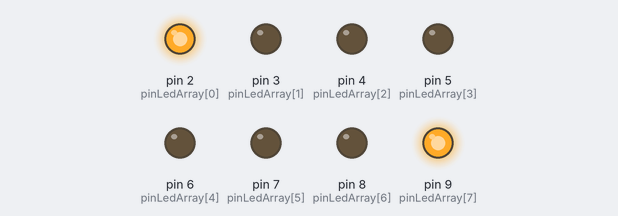
This sketch was run on a simulated Arduino Uno, built with avr-gcc and run on an emulated ATmega328P. On the bench: output pins drawn as LEDs (lit = HIGH).

Above: at 0.1 s.
Timing chart, 0 to 1.6 s (numbered marks = the images above):
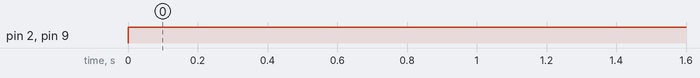

Measured:
- by itself, pin 2 (pinLedArray[0]), pin 9 (pinLedArray[7]): LOW → HIGH at 0.00 s

The sketch:

led_blink_pattern.ino
```cpp
/* draws a pattern over 8 LEDs connected from pin 2 to 9
 *  through 330ohm resistors each.
 *  The LEDs are lit in the following pattern
 * 01           * _ _ _ _ _ _ *
 * 02           _ * _ _ _ _ * _
 * 03           _ _ * _ _ * _ _
 * 04           _ _ _ * * _ _ _
 * 05           _ _ _ * * _ _ _
 * 06           _ _ * * * * _ _
 * 07           _ * * * * * * _
 * 08           * * * * * * * *
 * 09           * * * _ _ * * *
 * 10           * * _ _ _ _ * *
 * 11           * _ _ _ _ _ _ *
 * 12           _ _ _ _ _ _ _ _
 *
 */

const int pinLedArray[] = {2, 3, 4, 5, 6, 7, 8, 9};
int ledState[] = {HIGH, LOW, LOW, LOW};
int count = 0;
byte pattern = 0b1000001;

void setup() {
  // put your setup code here, to run once:
  for(int i=0; i<8; i++){
      pinMode(pinLedArray[i], OUTPUT);
  }
}

void loop() {
  // put your main code here, to run repeatedly:
  count = (count++)%12;
  if (count == 0){
    pattern = 0b0000001;
  }
  else if (count < 4){
    pattern = pattern << 1;
  }
  else if(count < 8){
    pattern = 0b1000 + (pattern >> 1);
  }
  else{
    pattern = pattern >> 1;
  }
  byte temp = pattern;
  for (int i=0; i<4; i++){
    ledState[i] = temp%2;
    temp = temp >> 1;
    digitalWrite(pinLedArray[i], ledState[i]);
    digitalWrite(pinLedArray[7-i], ledState[i]);
  }
  delay(1000);

  /* Another method of making this pattern
    // phase 1: reset all LEDs
    for(int i=0; i<8; i++){
        digitalWrite(pinLedArray[i], LOW);
    }
    delay(500);
    // phase 2: collision - lights approaching each other
    for (int j=0; j<4; j++){
      for(int i=0; i<8; i++){
        if (i==j || i==(7-j)){
          digitalWrite(pinLedArray[i], HIGH);
        }
        else{
          digitalWrite(pinLedArray[i], LOW);
        }
      }
      delay(1000);
    }
    // phase 3: explosion - LEDs lighting from center outwards
    for (int j=3; j>=0; j++){
      for(int i=0; i<8; i++){
        if (i>=j && i<=(7-j)){
          digitalWrite(pinLedArray[i], HIGH);
        }
        else{
          digitalWrite(pinLedArray[i], LOW);
        }
      }
      delay(1000);
    }
    // phase 4: extinguish - LEDs dying out from center outwards
    for (int j=3; j>=0; j++){
      for(int i=0; i<8; i++){
        if (i>=j && i<=(7-j)){
          digitalWrite(pinLedArray[i], LOW);
        }
        else{
          digitalWrite(pinLedArray[i], HIGH);
        }
      }
      delay(1000);
    }
   */

  /* Yet another way to do the same
   *  for(int i=1; i<=12; i++){
        if (i==12){
          ledState[0] = !ledState[0];
          digitalWrite(pinLedArray[0], ledState[0]);
          digitalWrite(pinLedArray[7], ledState[0]));
        }
        else if(i<4){
          ledState[i] = !ledState[i];
          digitalWrite(pinLedArray[i], ledState[i]);
          digitalWrite(pinLedArray[7-i], ledState[i]));
          ledState[i-1] = !ledState[i-1];
          digitalWrite(pinLedArray[i-1], ledState[i-1]));
          digitalWrite(pinLedArray[8-i], ledState[i-1]));
        }
        else if(i>4){
          j = 3 - i%4;
          ledState[j] = !ledState[j];
          digitalWrite(pinLedArray[j], ledState[j]));
          digitalWrite(pinLedArray[7-j], ledState[j]));
        }
        delay(500);
      }
   */

  /* Yet another and better way
    count = (count++)%12;
    if (count == 0){
      ledState[count] = !ledState[count];
    }
    else if (count < 4){
      ledState[count] = !ledState[count];
      ledState[count-1] = !ledState[count-1];
    }
    else if (count > 4 && count < 8){
      ledState[count] = !ledState[count];
    }
    else if (count >=8 ){
      ledState[count-4] = !ledState[count-4];
    }
    for (int i=0; i<4; i++){
      digitalWrite(pinLedArray[i], ledState[i]);
      digitalWrite(pinLedArray[7-i], ledState[i]);
    }
    delay(500);
   */
}
```
